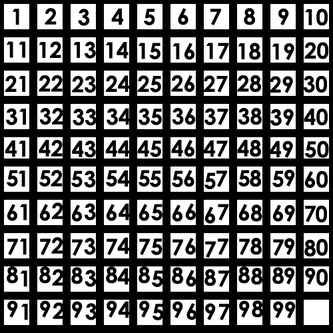
#> input picture psd/array_numbers.jpg, 333 x 333 px, shrunk from 500 x 500 before the run
$ python main.py
#> lines starting #> are read from the running program, lines starting #| are printed output that depends on the picture; after the words box and inside, x2 and y2 are one past the last pixel; in counts of white or black regions, pixels touching at a corner belong together
### page_extractor.py
import cv2 as cv
import numpy as np
from read_image import Read_image

class Page_extractor:
    @classmethod
    def sort_contours(cls, cnts, method="top-to-bottom"):
        # initialize the reverse flag and sort index
        reverse = False
        i = 0

        # handle if we need to sort in reverse
        if method == "right-to-left" or method == "bottom-to-top":
            reverse = True

        # handle if we are sorting against the y-coordinate rather than
        # the x-coordinate of the bounding box
        if method == "top-to-bottom" or method == "bottom-to-top":
            i = 1

        # construct the list of bounding boxes and sort them from top to
        # bottom
        boundingBoxes = [cv.boundingRect(c) for c in cnts]
        (cnts, boundingBoxes) = zip(*sorted(zip(cnts, boundingBoxes),
                                            key=lambda b: b[1][i], reverse=reverse))

        # return the list of sorted contours and bounding boxes
        return (cnts, boundingBoxes)

    #Functon for extracting the games from the page
    @classmethod
    def house_extractor(cls, img_for_box_extraction_path):
        print("Reading image..")
        img = cv.imread(img_for_box_extraction_path, 0)  # Read the image
        # img = img[...,:3]

        (thresh, img_bin) = cv.threshold(img, 128, 255, cv.THRESH_BINARY | cv.THRESH_OTSU)  # Thresholding the image
        img_bin = 255-img_bin  # Invert the image

        # print("Storing binary image to Images/Image_bin.jpg..")
        # cv.imwrite("Images/Image_bin.jpg",img_bin)

        print("Applying Morphological Operations..")
        # Defining a kernel length
        kernel_length = np.array(img).shape[1]//40

        # A verticle kernel of (1 X kernel_length), which will detect all the verticle lines from the image.
        verticle_kernel = cv.getStructuringElement(cv.MORPH_RECT, (1, kernel_length))
        # A horizontal kernel of (kernel_length X 1), which will help to detect all the horizontal line from the image.
        hori_kernel = cv.getStructuringElement(cv.MORPH_RECT, (kernel_length, 1))
        # A kernel of (3 X 3) ones.
        kernel = cv.getStructuringElement(cv.MORPH_RECT, (3, 3))

        # Morphological operation to detect verticle lines from an image
        img_temp1 = cv.erode(img_bin, verticle_kernel, iterations=3)
        verticle_lines_img = cv.dilate(img_temp1, verticle_kernel, iterations=3)
        # cv.imwrite("Images/verticle_lines.jpg",verticle_lines_img)

        # Morphological operation to detect horizontal lines from an image
        img_temp2 = cv.erode(img_bin, hori_kernel, iterations=3)
        horizontal_lines_img = cv.dilate(img_temp2, hori_kernel, iterations=3)
        # cv.imwrite("Images/horizontal_lines.jpg",horizontal_lines_img)

        # Weighting parameters, this will decide the quantity of an image to be added to make a new image.
        alpha = 0.5
        beta = 1.0 - alpha
        # This function helps to add two image with specific weight parameter to get a third image as summation of two image.
        img_final_bin = cv.addWeighted(verticle_lines_img, alpha, horizontal_lines_img, beta, 0.0)
        img_final_bin = cv.erode(~img_final_bin, kernel, iterations=2)
        (thresh, img_final_bin) = cv.threshold(img_final_bin, 128, 255, cv.THRESH_BINARY | cv.THRESH_OTSU)

        # For Debugging
        # Enable this line to see verticle and horizontal lines in the image which is used to find boxes
        # print("Binary image which only contains boxes: Images/img_final_bin.jpg")
        # cv.imwrite("Images/img_final_bin.jpg",img_final_bin)
        # Find contours for image, which will detect all the boxes
        contours, hierarchy = cv.findContours(img_final_bin, cv.RETR_TREE, cv.CHAIN_APPROX_SIMPLE)
        # Sort all the contours by top to bottom.
        (contours, boundingBoxes) = Page_extractor.sort_contours(contours, method="top-to-bottom")
        # print("Output stored in Output directiory!")
        idx = 0
        img_array = []
        for c in contours:
            # Returns the location and width,height for every contour
            x, y, w, h = cv.boundingRect(c)

            # If the box height is greater then 20, width is > 80, then only save it as a box in "cropped/" folder.
            if (w > 80 and h > 20) and w > 3*h:
                idx += 1
                new_img = img[y:y+h, x:x+w]
                img_array.append(new_img)
                # cv.imwrite("output_with_numbers/" + str(idx) + '.png', new_img)
        array_of_house_arrays_as_string = []
        for i in range(len(img_array)):
            house_array_as_string = Page_extractor.get_house_as_array(img_array[i])
            array_of_house_arrays_as_string.append(house_array_as_string)
        return array_of_house_arrays_as_string
    @classmethod
    def detect_box(cls, image,line_min_width=41,min_val=120,max_val=255):
        # gray_scale=cv.cvtColor(image,cv.COLOR_BGR2GRAY) # Changed to using image in threshold due to path errors
        th1,img_bin=cv.threshold(image,min_val,max_val,cv.THRESH_BINARY)
        kernal_h=np.ones((1,line_min_width), np.uint8)
        kernal_v=np.ones((line_min_width,1), np.uint8)
        img_bin_h=cv.morphologyEx(~img_bin, cv.MORPH_OPEN, kernal_h)
        img_bin_v=cv.morphologyEx(~img_bin, cv.MORPH_OPEN, kernal_v)
        img_bin_final=img_bin_h|img_bin_v
        final_kernel=np.ones((3,3), np.uint8)
        img_bin_final=cv.dilate(img_bin_final,final_kernel,iterations=1)
        ret, labels, rects ,centroids = cv.connectedComponentsWithStats(~img_bin_final, connectivity=8, ltype=cv.CV_32S)
        return rects

    @classmethod
    def group_rectangles(cls, rectangles):
        rectangles, weights = cv.groupRectangles(np.array(rectangles).tolist(), groupThreshold=1, eps=0.5)
        return rectangles

    @classmethod
    def get_individual_boxes(cls, img, row="top"):
        '''
        row=(top,middle,bottom)
        '''
        # game = cv.imread(img_path)  # Read the image
        # game = game[...,:3]
        rects = Page_extractor.detect_box(img)
        retangles = []
        for x,y,w,h,area in rects[2:]:
            rect = [x,y,w,h]
            retangles.append(rect)
            retangles.append(rect)
        retangles = Page_extractor.group_rectangles(retangles)

        cur_row = []
        for x,y,w,h in retangles:
            if row == "top":
                if y < 20:
                    cur_row.append((x,y,w,h))
                    cur_row.append((x,y,w,h))
            if row == "middle":
                if y < 90 and y > 10:
                    cur_row.append((x,y,w,h))
                    cur_row.append((x,y,w,h))
            if row == "bottom":
                if y > 91:
                    cur_row.append((x,y,w,h))
                    cur_row.append((x,y,w,h))

        def myFunc(elem):
            return elem[0]
        cur_row.sort(key=myFunc)
        cur_row = Page_extractor.group_rectangles(cur_row)
        # [11 lines of commented-out code are left out]
        return cur_row

    @classmethod
    def get_house_as_array(cls, img):
        methods = ["top", "middle", "bottom"]
        whole_game = []
        for i in range(3):
            boxes = Page_extractor.get_individual_boxes(img, row=methods[i])
            new_str = []
            for x,y,w,h in boxes:
                new_img = img[y:y+h, x:x+w]
                contours, hierarchy = cv.findContours(new_img,cv.RETR_TREE,cv.CHAIN_APPROX_NONE)
                if len(contours) > 3:
                    s = Read_image.read_image(new_img)
                    s = s.strip()
                    if s != "":
                        new_str.append(s)
                else:
                    new_str.append("0")
            whole_game.append(new_str)
        return whole_game

### read_image.py
from pytesseract import image_to_string
import cv2 as cv
import numpy as np

class Read_image:
    @classmethod
    def read_image(cls, img):
        custom_config = r'--oem 1 --psm 8 outputbase digits'
        txt = image_to_string(img, config=custom_config)
        # [4 lines of commented-out code are left out]
        return txt

    # [19 lines left out: function test, not called in this run]

### page.py
from page_extractor import Page_extractor
from house import House

class Page:
    name = ""
    list_houses = []

    def __init__(self, name, houses=[]):
        self.name = name
        self.list_houses = houses

    def extract_houses(self, img_path):
        self.list_houses = []
        array_of_house_arrays_as_string = Page_extractor.house_extractor(img_path)
        houses = []
        for i in range(len(array_of_house_arrays_as_string)):

            house = House(array_of_house_arrays_as_string[i])
            houses.append(house)

        self.list_houses = houses

    # [9 lines left out: function check_all_houses, not called in this run]

### main.py
import cv2 as cv
from time import sleep

from page import Page
from game import Game
from display import Display

called_numbers = []
#> called_numbers = []

img_path = "bingo_book.jpg"

page1 = Page("page1")

page1.extract_houses(img_path)
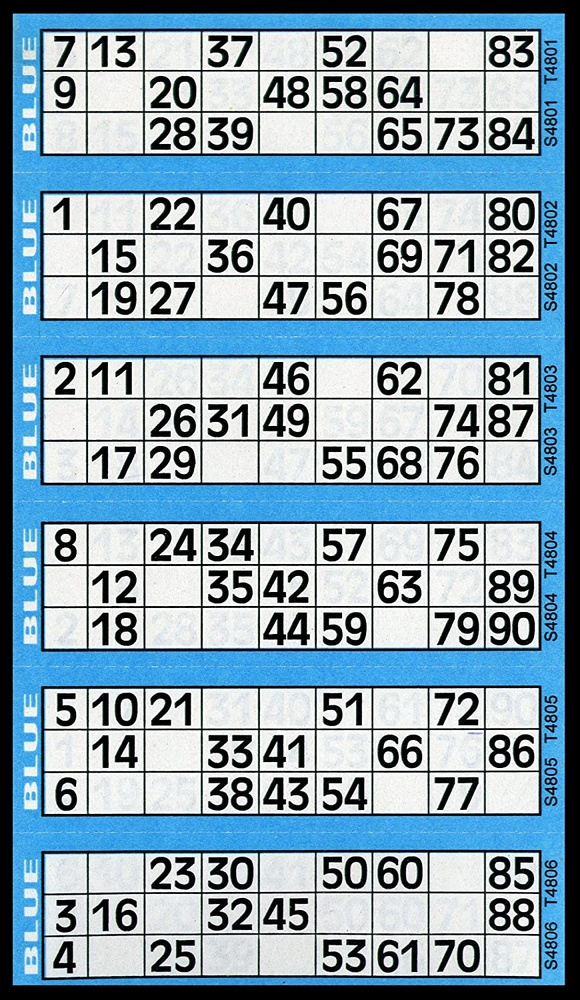
#> input picture bingo_book.jpg, 580 x 1000 px, shrunk from 870 x 1500 before the run
#> in house_extractor, `(thresh, img_bin) = cv.threshold(img, 128, 255, cv.THRESH_BINARY | cv...`:
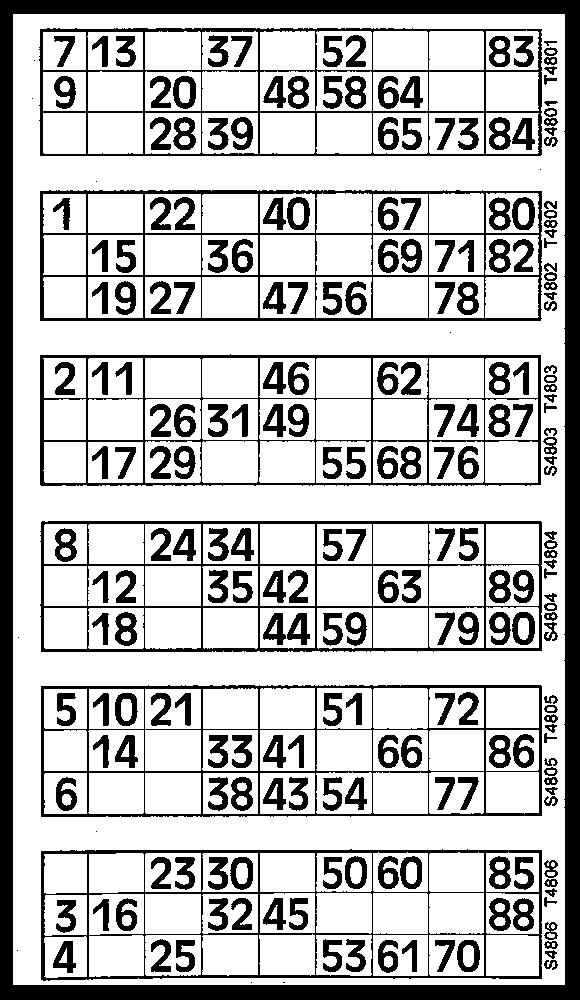
#> img_bin: shape (1000, 580); 73.9% white; 243 black regions (10 under 20 px), largest, box (x1, y1, x2, y2) and area: (0, 0, 580, 1000) 44019, (40, 190, 542, 321) 7481, (40, 521, 542, 652) 7297
#> in house_extractor, `(thresh, img_bin) = cv.threshold(img, 128, 255, cv.THRESH_BINARY | cv...`: thresh = 111
#> in house_extractor, `img_temp1 = cv.erode(img_bin, verticle_kernel, iterations=3)`: img_temp1: shape (1000, 580); 6.4% white; 62 white regions, largest, box (x1, y1, x2, y2) and area: (565, 0, 580, 1000) 15000, (0, 0, 13, 1000) 13000, (40, 376, 44, 468) 347
#> in house_extractor, `verticle_lines_img = cv.dilate(img_temp1, verticle_kernel, iterations=3)`: verticle_lines_img: shape (1000, 580); 7.2% white; 62 white regions, largest, box (x1, y1, x2, y2) and area: (565, 0, 580, 1000) 15000, (0, 0, 13, 1000) 13000, (40, 358, 44, 489) 503
#> in house_extractor, `img_temp2 = cv.erode(img_bin, hori_kernel, iterations=3)`: img_temp2: shape (1000, 580); 6.7% white; 28 white regions (1 under 20 px), largest, box (x1, y1, x2, y2) and area: (0, 985, 580, 1000) 8700, (0, 0, 580, 14) 8120, (61, 318, 524, 321) 1387
#> in house_extractor, `horizontal_lines_img = cv.dilate(img_temp2, hori_kernel, iterations=3)`:
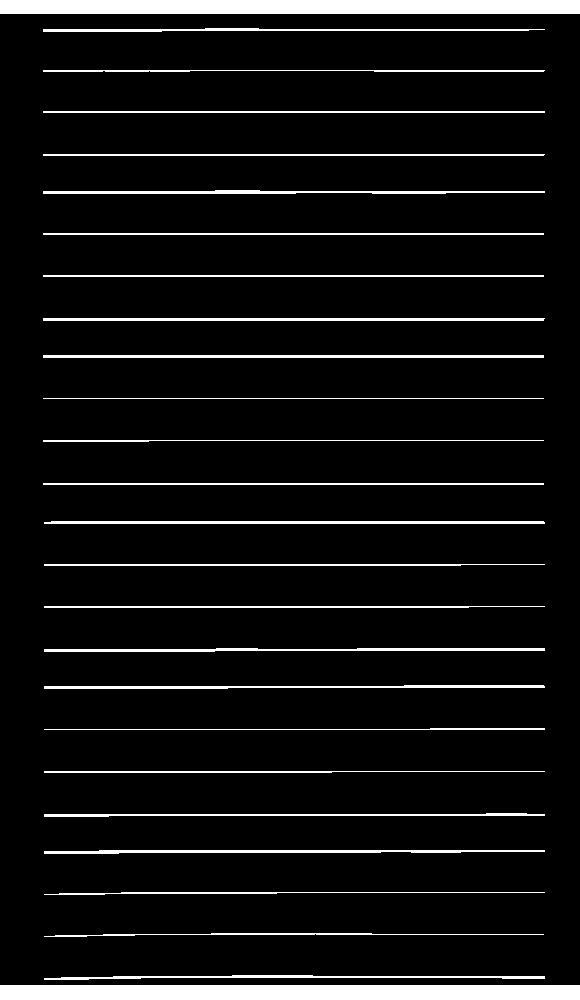
#> horizontal_lines_img: shape (1000, 580); 7.2% white; 26 white regions, largest, box (x1, y1, x2, y2) and area: (0, 985, 580, 1000) 8700, (0, 0, 580, 14) 8120, (43, 318, 545, 321) 1504
#> in house_extractor, `(thresh, img_final_bin) = cv.threshold(img_final_bin, 128, 255, cv.THR..`:
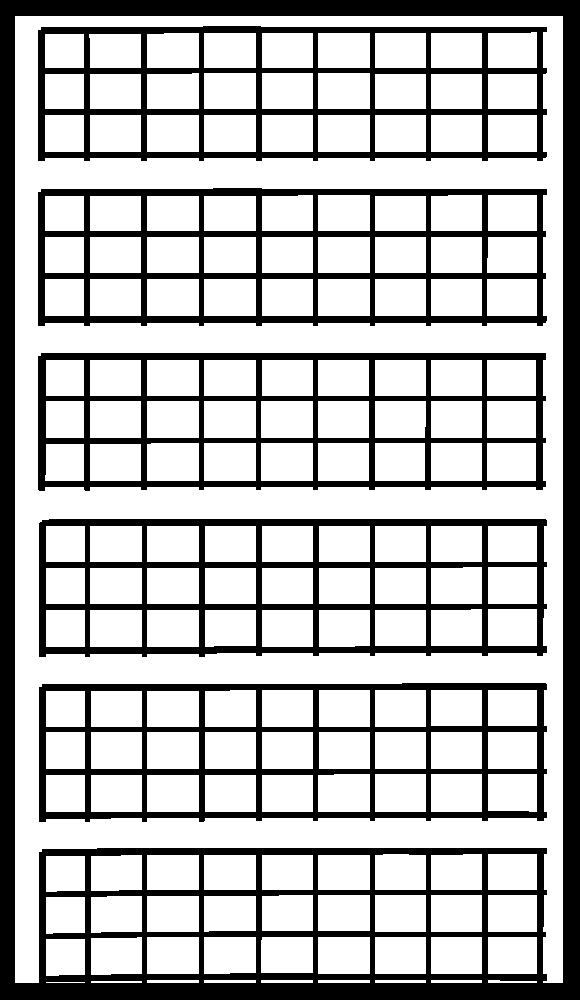
#> img_final_bin: shape (1000, 580); 71.9% white; 6 black regions
#> in house_extractor, `(thresh, img_final_bin) = cv.threshold(img_final_bin, 128, 255, cv.THR..`: thresh = 127
#> in house_extractor, `contours, hierarchy = cv.findContours(img_final_bin, cv.RETR_TREE, cv...`: contours = 177 contours, 1 with area under 20; largest, box (x1, y1, x2, y2) and area: (15, 16, 563, 983) 460131, (38, 682, 548, 823) 68796, (38, 518, 548, 658) 68712, (37, 187, 548, 327) 68632, (37, 352, 547, 492) 68583
#> in sort_contours, `boundingBoxes = [cv.boundingRect(c) for c in cnts]`: boundingBoxes = 177 items, first 6: (46, 982, 39, 1), (91, 981, 51, 2), (488, 980, 49, 3), (431, 980, 51, 3), (375, 980, 51, 3), (318, 980, 52, 3)
#> in sort_contours, `(cnts, boundingBoxes) = zip(*sorted(zip(cnts, boundingBoxes), key=lamb..`: cnts has the same summary as contours in house_extractor; boundingBoxes = 177 items, first 6: (15, 16, 548, 967), (37, 25, 511, 137), (488, 32, 49, 36), (431, 33, 51, 35), (375, 33, 51, 35), (318, 33, 52, 35)
#> the loop in house_extractor, `for c in contours:` made 177 passes
#> (x, y, w, h) on passes 1, 2, 3, 9, 10, 15, 30, 32, 34, 40, 58, 86: (15, 16, 548, 967), (37, 25, 511, 137), (488, 32, 49, 36), (147, 33, 52, 35), (89, 34, 52, 34), (147, 73, 52, 36), (37, 187, 511, 140), (431, 195, 51, 36), (262, 195, 51, 36), (487, 237, 50, 36), (37, 352, 510, 140), (38, 518, 510, 140)
#> (c, x, y, w, h) on passes 4, 5, 6, 7, 8, 11: ([[431, 33], [431, 67], [481, 67], [481, 33]], 431, 33, 51, 35), ([[375, 33], [375, 67], [425, 67], [425, 33]], 375, 33, 51, 35), ([[318, 33], [318, 67], [369, 67], [369, 33]], 318, 33, 52, 35), ([[262, 33], [262, 67], [312, 67], [312, 33]], 262, 33, 51, 35), ([[204, 33], [204, 67], [255, 67], [255, 33]], 204, 33, 52, 35), ([[45, 34], [45, 67], [83, 67], [83, 34]], 45, 34, 39, 34)
#> pass 2, in house_extractor, `new_img = img[y:y+h, x:x+w]`:
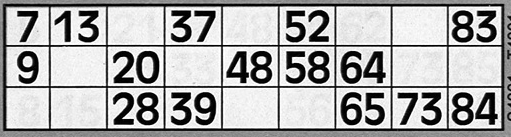
#> new_img: shape (137, 511); min 0, max 255, mean 173.8
#> after the loop in house_extractor, `for c in contours:`: idx = 5; img_array = 5 items
#> the loop in house_extractor, `for i in range(len(img_array)):` made 1 pass
#> methods in get_house_as_array on pass 1: ['top', 'middle', 'bottom']
#> pass 1, in detect_box, `th1,img_bin=cv.threshold(image,min_val,max_val,cv.THRESH_BINARY)`:
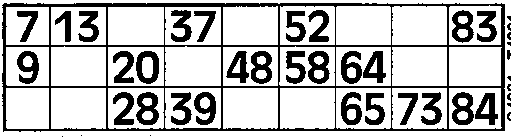
#> img_bin: shape (137, 511); 74.2% white; 42 black regions (7 under 20 px), largest, box (x1, y1, x2, y2) and area: (2, 3, 505, 132) 7216, (136, 92, 159, 125) 454, (452, 92, 474, 125) 442
#> pass 1, in detect_box, `img_bin_final=img_bin_h|img_bin_v`:
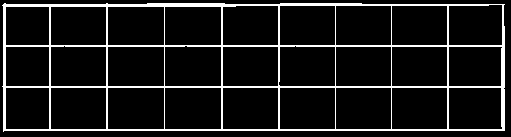
#> img_bin_final: shape (137, 511); 9.6% white in thin lines or dots
#> after the loop in house_extractor, `for i in range(len(img_array)):`: array_of_house_arrays_as_string = []
#> (the call stopped at in read_image, `txt = image_to_string(img, config=custom_config)`: pytesseract is not available in this run)

for house in page1.list_houses:
    for House in house.house:
        print(House)

while True:
#> (the run stopped early here; a loop or call above may not have finished)
